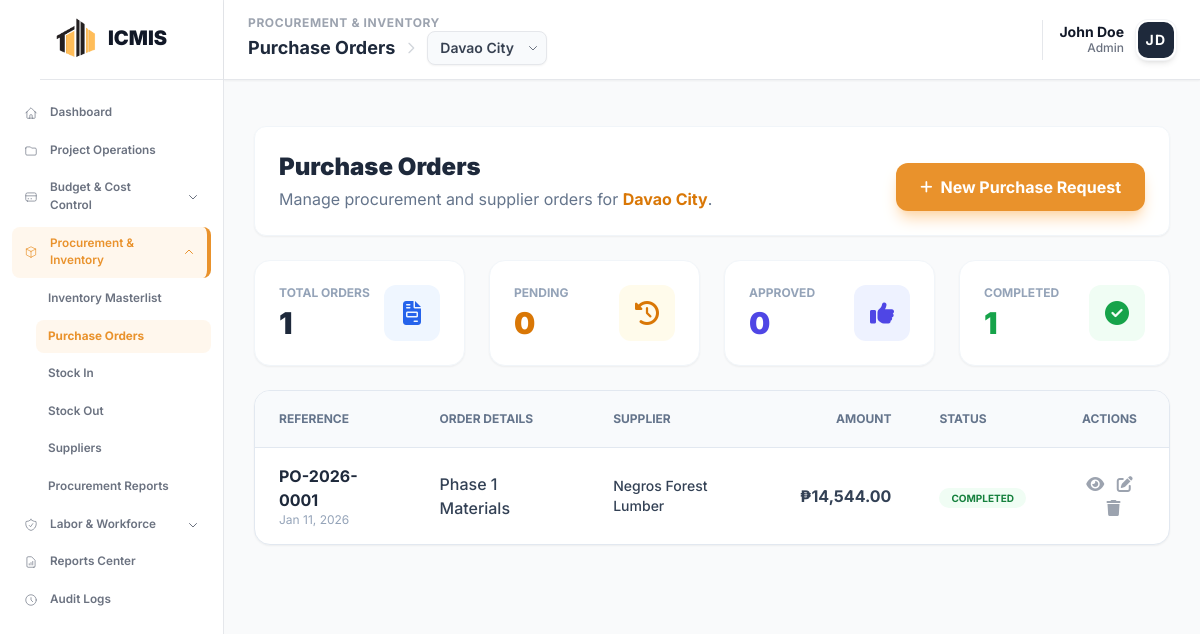
Before: /modules/procurement/orders.php (signed in) with the older database file.
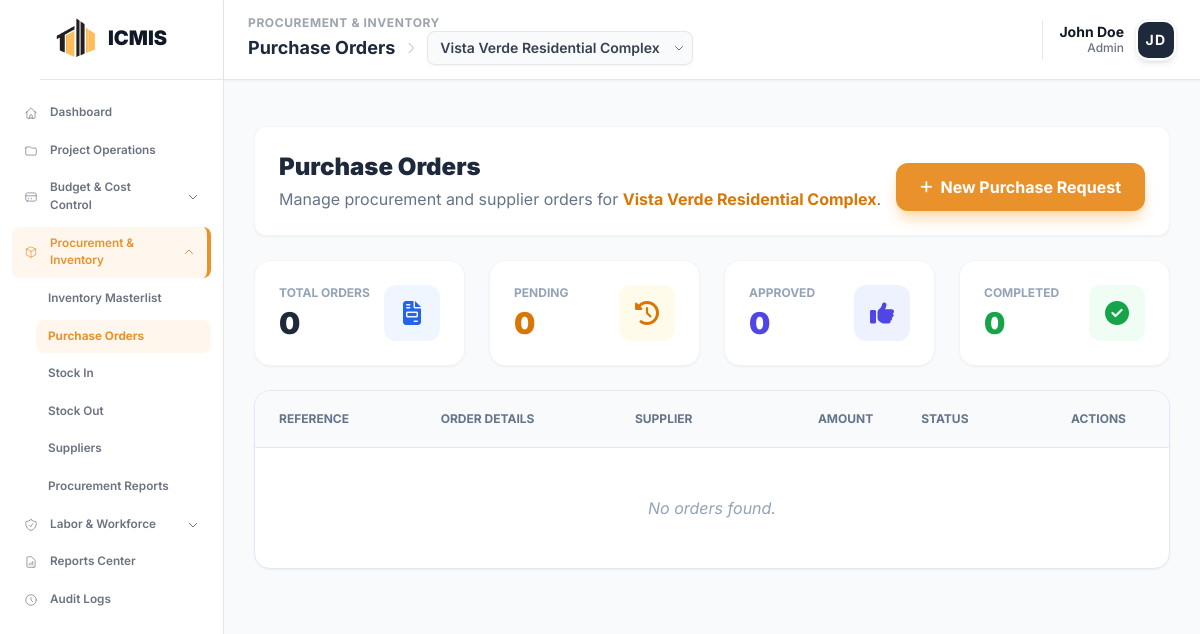
After: the same page with the newer database file.
### tables this page shows
CREATE TABLE `icmis_projects` (
  `project_id` int NOT NULL,
  `project_code` varchar(20) NOT NULL,
  `project_name` varchar(255) NOT NULL,
  `description` text,
  `location` varchar(255) DEFAULT NULL,
  `status` enum('Planning','In Progress','Active','On Hold','Completed','Cancelled') DEFAULT 'Planning',
  `start_date` date DEFAULT NULL,
  `end_date` date DEFAULT NULL,
  `completion_rate` decimal(5,2) DEFAULT '0.00',
  `project_manager_id` int DEFAULT NULL,
  `total_budget` decimal(15,2) DEFAULT '0.00'
);

CREATE TABLE `procurement_purchase_orders` (
  `po_id` int NOT NULL,
  `po_reference` varchar(50) NOT NULL,
  `project_id` int NOT NULL,
  `phase_id` int DEFAULT NULL,
  `supplier_id` int NOT NULL,
  `order_title` varchar(255) DEFAULT NULL,
  `order_date` date DEFAULT (curdate()),
  `total_amount` decimal(15,2) DEFAULT '0.00',
  `status` enum('PENDING','APPROVED','REJECTED','COMPLETED') DEFAULT 'PENDING',
  `created_by_user_id` int DEFAULT NULL
);

CREATE TABLE `procurement_suppliers` (
  `supplier_id` int NOT NULL,
  `supplier_name` varchar(100) NOT NULL,
  `contact_person` varchar(100) DEFAULT NULL,
  `contact_number` varchar(20) DEFAULT NULL,
  `email` varchar(100) DEFAULT NULL,
  `address` text,
  `status` enum('Active','Inactive') DEFAULT 'Active'
);

### modules/procurement/orders.php (the view, shortened to what the changed rows need)
<?php
require_once '../../config/database.php';
$main_conn = $conn;
$procurement_conn = $conn;
$project_id = 0;
if (isset($_GET['project_id'])) {
    $project_id = intval($_GET['project_id']);
    $_SESSION['current_project_id'] = $project_id;
}
elseif (isset($_SESSION['current_project_id'])) {
    $project_id = $_SESSION['current_project_id'];
}
$project_name = 'Select Project';
if ($project_id > 0) {
    $stmt = $main_conn->prepare("SELECT project_name, project_code FROM icmis_projects WHERE project_id = ?");
    $stmt->bind_param("i", $project_id);
    $stmt->execute();
    $res = $stmt->get_result();
    if ($row = $res->fetch_assoc()) {
        $project_name = $row['project_name'];
    }
}
$kpi = ['total' => 0, 'pending' => 0, 'approved' => 0, 'completed' => 0];
if ($project_id > 0) {
    $sql_kpi = "SELECT
        COUNT(*) as total,
        SUM(CASE WHEN status = 'PENDING' THEN 1 ELSE 0 END) as pending,
        SUM(CASE WHEN status = 'APPROVED' THEN 1 ELSE 0 END) as approved,
        SUM(CASE WHEN status = 'COMPLETED' THEN 1 ELSE 0 END) as completed
    FROM procurement_purchase_orders WHERE project_id = '$project_id'";
    $kpi_res = $procurement_conn->query($sql_kpi);
    if ($kpi_res) $kpi = $kpi_res->fetch_assoc();
    $sql_orders = "SELECT po.*, s.supplier_name
                   FROM procurement_purchase_orders po
                   LEFT JOIN procurement_suppliers s ON po.supplier_id = s.supplier_id
                   WHERE po.project_id = '$project_id'
                   ORDER BY po.order_date DESC";
    $result_orders = $procurement_conn->query($sql_orders);
} else {
    $result_orders = false;
}
?>
<!DOCTYPE html>
<html lang="en">
<head>
    <?php include '../../includes/head_assets.php'; ?>
    <link rel="stylesheet" href="css/style.css">
</head>
<body class="bg-gray-50">
    <?php include '../../includes/sidebar.php'; ?>
    <?php include '../../includes/header.php'; ?>
    <main class="ml-56 pt-24 min-h-screen transition-all duration-300 animate-fade-in">
        <div class="content-wrapper space-y-6">
            <div class="flex justify-between items-end bg-white p-6 rounded-xl shadow-sm border border-slate-100">
                <div>
                    <h1 class="text-2xl font-black text-navy-dark">Purchase Orders</h1>
                    <p class="text-slate-500 mt-1">Manage procurement and supplier orders for <span class="text-amber-600 font-bold"><?= htmlspecialchars($project_name) ?></span>.</p>
                </div>
            </div>
            <div class="grid grid-cols-1 md:grid-cols-4 gap-6 mb-8">
                <div class="bg-white p-6 rounded-2xl shadow-sm border border-slate-100 flex items-center justify-between">
                    <div><h3 class="text-slate-400 text-xs font-bold uppercase">Total Orders</h3><h2 class="text-3xl font-black text-navy-dark mt-1"><?= number_format($kpi['total'] ?? 0) ?></h2></div>
                </div>
                <div class="bg-white p-6 rounded-2xl shadow-sm border border-slate-100 flex items-center justify-between">
                    <div><h3 class="text-slate-400 text-xs font-bold uppercase">Pending</h3><h2 class="text-3xl font-black text-amber-600 mt-1"><?= number_format($kpi['pending'] ?? 0) ?></h2></div>
                </div>
                <div class="bg-white p-6 rounded-2xl shadow-sm border border-slate-100 flex items-center justify-between">
                    <div><h3 class="text-slate-400 text-xs font-bold uppercase">Approved</h3><h2 class="text-3xl font-black text-indigo-600 mt-1"><?= number_format($kpi['approved'] ?? 0) ?></h2></div>
                </div>
                <div class="bg-white p-6 rounded-2xl shadow-sm border border-slate-100 flex items-center justify-between">
                    <div><h3 class="text-slate-400 text-xs font-bold uppercase">Completed</h3><h2 class="text-3xl font-black text-green-600 mt-1"><?= number_format($kpi['completed'] ?? 0) ?></h2></div>
                </div>
            </div>
            <div class="bg-white rounded-2xl shadow-sm border border-slate-200 overflow-hidden">
                <table class="w-full text-left border-collapse">
                    <thead class="bg-slate-50 border-b border-slate-200">
                        <tr>
                            <th class="px-6 py-5 text-xs font-bold text-slate-500 uppercase">Reference</th>
                            <th class="px-6 py-5 text-xs font-bold text-slate-500 uppercase">Order Details</th>
                            <th class="px-6 py-5 text-xs font-bold text-slate-500 uppercase">Supplier</th>
                            <th class="px-6 py-5 text-xs font-bold text-slate-500 uppercase text-right">Amount</th>
                            <th class="px-6 py-5 text-xs font-bold text-slate-500 uppercase">Status</th>
                            <th class="px-6 py-5 text-xs font-bold text-slate-500 uppercase text-center">Actions</th>
                        </tr>
                    </thead>
                    <tbody class="divide-y divide-slate-100">
                        <?php if ($result_orders && $result_orders->num_rows > 0): ?>
                            <?php while ($row = $result_orders->fetch_assoc()): ?>
                                <?php
                                    $status = strtoupper($row['status']);
                                    $statusClass = match($status) {
                                        'PENDING' => 'bg-amber-50 text-amber-700', 'APPROVED' => 'bg-blue-50 text-blue-700',
                                        'COMPLETED' => 'bg-green-50 text-green-700', 'REJECTED' => 'bg-red-50 text-red-700',
                                        default => 'bg-gray-100 text-gray-600'
                                    };
                                ?>
                                <tr class="hover:bg-slate-50 transition-colors">
                                    <td class="px-6 py-4">
                                        <div class="font-bold text-navy-dark"><?= htmlspecialchars($row['po_reference'] ?? '') ?></div>
                                        <div class="text-xs text-slate-400"><?= date('M d, Y', strtotime($row['order_date'])) ?></div>
                                    </td>
                                    <td class="px-6 py-4 font-medium text-slate-700"><?= htmlspecialchars($row['order_title'] ?? '') ?></td>
                                    <td class="px-6 py-4 text-sm font-medium text-slate-700"><?= htmlspecialchars($row['supplier_name'] ?? 'N/A') ?></td>
                                    <td class="px-6 py-4 text-right font-bold text-slate-700">₱<?= number_format($row['total_amount'] ?? 0, 2) ?></td>
                                    <td class="px-6 py-4"><span class="px-3 py-1 rounded-full text-[10px] font-bold uppercase <?= $statusClass ?>"><?= $status ?></span></td>
                                    <td class="px-6 py-4 text-center">
                                        <button onclick="openOrderModal(<?= $row['po_id'] ?>)" class="text-gray-400 hover:text-blue-600"><i class="fa-solid fa-eye"></i></button>
                                        <a href="purchase_order/edit_order.php?id=<?= $row['po_id'] ?>" class="text-gray-400 hover:text-green-600 ml-2"><i class="fa-solid fa-pen-to-square"></i></a>
                                        <button onclick="openDeleteModal('<?= $row['po_id'] ?>', '<?= htmlspecialchars($row['po_reference'] ?? '') ?>')" class="text-gray-400 hover:text-red-600 ml-2"><i class="fa-solid fa-trash"></i></button>
                                    </td>
                                </tr>
                            <?php endwhile; ?>
                        <?php else: ?>
                            <tr><td colspan="6" class="px-6 py-12 text-center text-slate-400 italic">
                                <?= ($project_id > 0) ? 'No orders found.' : 'Please select a project above.' ?>
                            </td></tr>
                        <?php endif; ?>
                    </tbody>
                </table>
            </div>
        </div>
    </main>
</body>
</html>

### includes/header.php (shortened to what the changed rows need)
<?php
$current_uri = $_SERVER['REQUEST_URI'];
$current_file = basename($_SERVER['PHP_SELF']);
if (!isset($show_project_selector)) {
    $show_project_selector = (
        strpos($current_uri, '/modules/budget/') !== false ||
        strpos($current_uri, '/modules/procurement/') !== false ||
        strpos($current_uri, '/modules/workforce/') !== false ||
        strpos($current_uri, '/modules/reports/') !== false ||
        $current_file === 'dashboard.php'
    );
}
$header_projects = [];
$header_project_id = 0;
if ($show_project_selector) {
    $header_project_id = $_SESSION['selected_project_id'] ?? 0;
    if (isset($conn) && $conn instanceof mysqli) {
        $h_sql = "SELECT project_id, project_code, project_name FROM icmis_projects ORDER BY project_id DESC";
        $h_result = $conn->query($h_sql);
        if ($h_result && $h_result->num_rows > 0) {
            while ($row = $h_result->fetch_assoc()) {
                $header_projects[] = $row;
                if ($header_project_id == 0) {
                    $header_project_id = $row['project_id'];
                }
            }
        }
    }
}
?>
<header class="bg-white border-b border-gray-200 shadow-sm px-6 py-4 fixed top-0 left-56 right-0 z-50 h-20 flex items-center justify-between">
    <div class="flex items-center gap-4">
        <div class="flex flex-col">
            <div class="flex items-center gap-2">
                <?php if ($show_project_selector): ?>
                    <div class="relative group">
                        <?php if (!empty($header_projects)): ?>
                            <select onchange="changeHeaderProject(this.value)" class="appearance-none bg-slate-50 border border-gray-200 hover:border-[#e9922c] text-gray-700 text-sm font-semibold rounded-lg pl-3 pr-8 py-1.5 cursor-pointer focus:outline-none focus:ring-2 focus:ring-[#e9922c] focus:border-transparent transition-all shadow-sm">
                                <?php foreach ($header_projects as $proj): ?>
                                    <option value="<?php echo $proj['project_id']; ?>" <?php echo ($proj['project_id'] == $header_project_id) ? 'selected' : ''; ?>>
                                        <?php echo htmlspecialchars($proj['project_name']); ?>
                                    </option>
                                <?php endforeach; ?>
                            </select>
                        <?php else: ?>
                            <select class="appearance-none bg-slate-50 border border-gray-200 text-gray-400 text-sm font-semibold rounded-lg pl-3 pr-8 py-1.5 cursor-not-allowed shadow-sm" disabled>
                                <option selected>No Projects</option>
                            </select>
                        <?php endif; ?>
                        <div class="pointer-events-none absolute inset-y-0 right-0 flex items-center px-2 text-gray-500">
                        </div>
                    </div>
                <?php endif; ?>
            </div>
        </div>
    </div>
</header>

Changed rows visible on the page:
removed icmis_projects: project_name "Davao City"
removed procurement_purchase_orders: po_reference "PO-2026-0001", order_date "Jan 11, 2026", order_title "Phase 1 Materials", procurement_suppliers.supplier_name "Negros Forest Lumber", total_amount "14,544.00", status "COMPLETED"
added icmis_projects: project_name "Vista Verde Residential Complex"
Other visible differences:
form field value: "Davao City" → "Vista Verde Residential Complex"
$kpi['total']: "1" → "0"
$kpi['completed']: "1" → "0"
text now shown: "No orders found."
